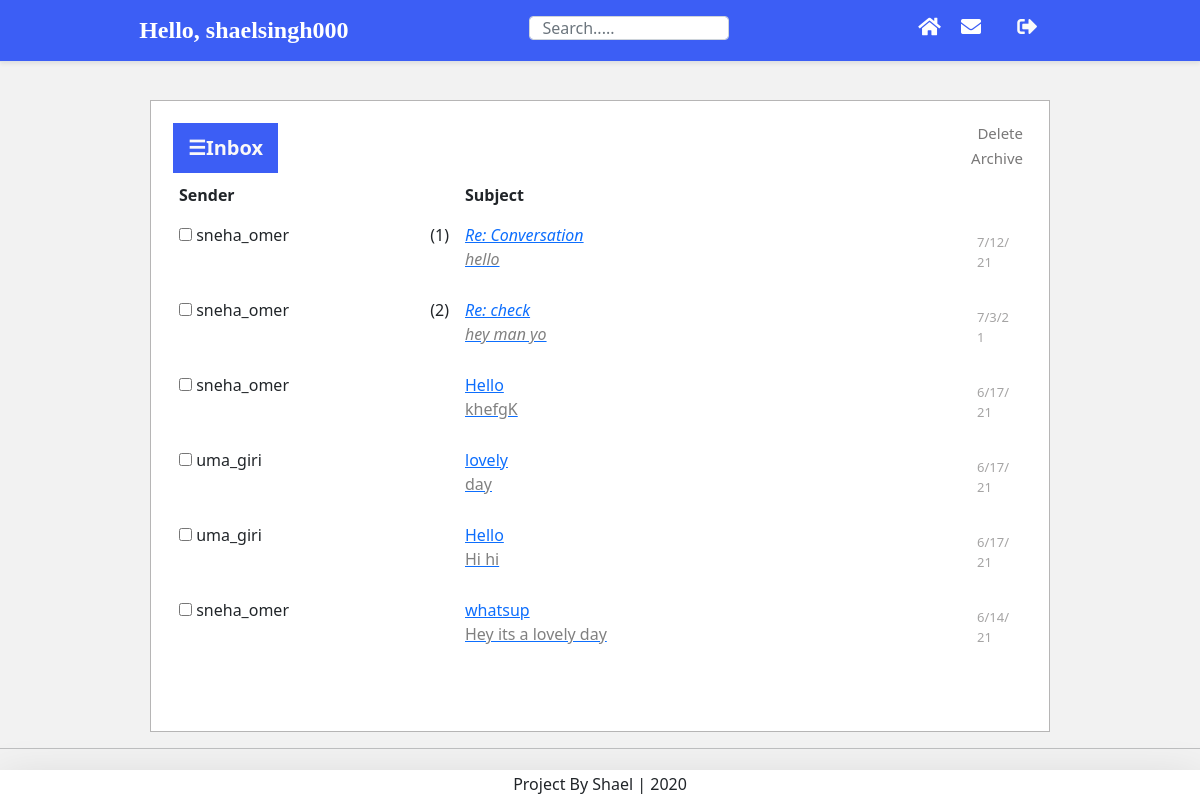
Page /messages/inbox/ (signed in) on the earlier database version.
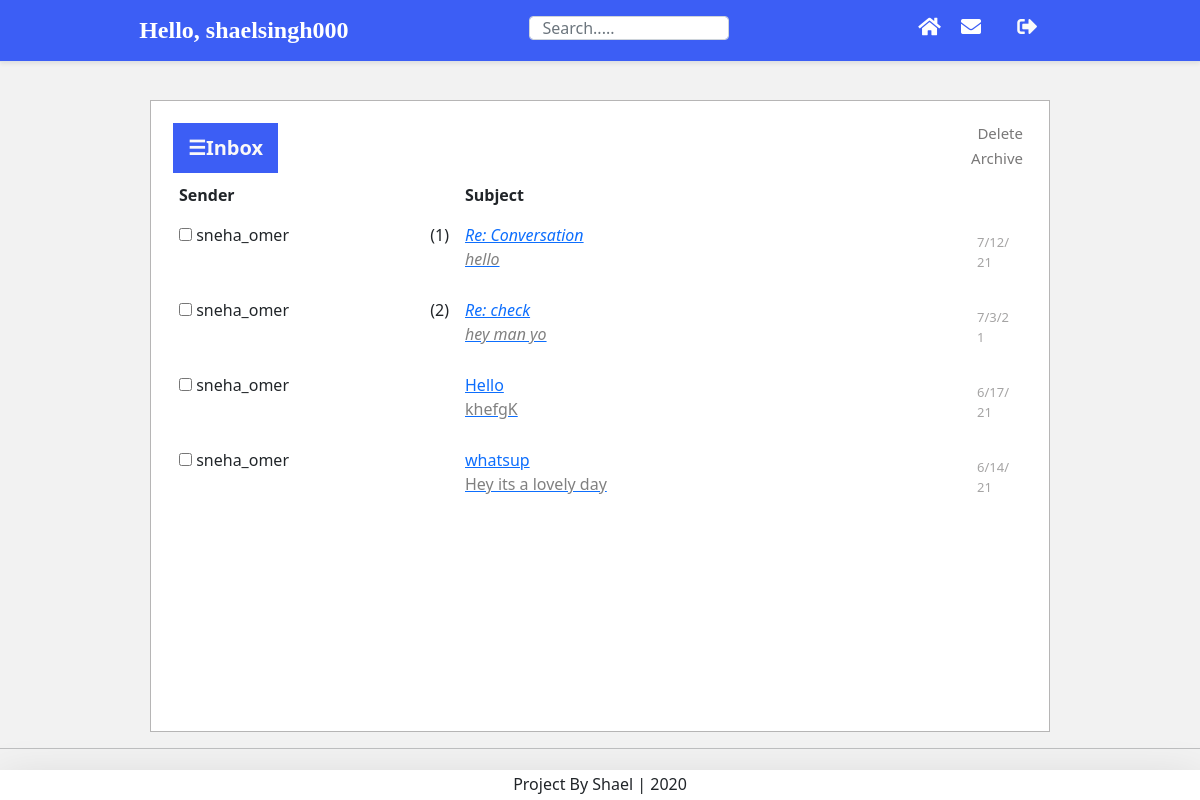
Same page on the later database version.
### postman/models.py (models this page shows, shortened)
class Message(models.Model):
    SUBJECT_MAX_LENGTH = 120
    subject = models.CharField(_("subject"), max_length=SUBJECT_MAX_LENGTH,default="Conversation")
    body = models.TextField(_("body"), blank=True)
    sender = models.ForeignKey(settings.AUTH_USER_MODEL, on_delete=models.CASCADE, related_name='sent_messages',
        null=True, blank=True, verbose_name=_("sender"))
    recipient = models.ForeignKey(settings.AUTH_USER_MODEL, on_delete=models.CASCADE, related_name='received_messages',
        null=True, blank=True, verbose_name=_("recipient"))
    email = models.EmailField(_("visitor"), blank=True)  # instead of either sender or recipient, for an AnonymousUser
    parent = models.ForeignKey('self', on_delete=models.CASCADE, related_name='next_messages',
        null=True, blank=True, verbose_name=_("parent message"))
    thread = models.ForeignKey('self', on_delete=models.CASCADE, related_name='child_messages',
        null=True, blank=True, verbose_name=_("root message"))
    sent_at = models.DateTimeField(_("sent at"), default=now)
    read_at = models.DateTimeField(_("read at"), null=True, blank=True)
    replied_at = models.DateTimeField(_("replied at"), null=True, blank=True)
    sender_archived = models.BooleanField(_("archived by sender"), default=False)
    recipient_archived = models.BooleanField(_("archived by recipient"), default=False)
    sender_deleted_at = models.DateTimeField(_("deleted by sender at"), null=True, blank=True)
    recipient_deleted_at = models.DateTimeField(_("deleted by recipient at"), null=True, blank=True)
    moderation_status = models.CharField(_("status"), max_length=1, choices=STATUS_CHOICES, default=STATUS_PENDING)
    moderation_by = models.ForeignKey(settings.AUTH_USER_MODEL, on_delete=models.CASCADE, related_name='moderated_messages',
        null=True, blank=True, verbose_name=_("moderator"))
    moderation_date = models.DateTimeField(_("moderated at"), null=True, blank=True)
    moderation_reason = models.CharField(_("rejection reason"), max_length=120, blank=True)
    objects = MessageManager()
    class Meta:
        verbose_name = _("message")
        verbose_name_plural = _("messages")
        ordering = ['-sent_at', '-id']
    @property
    def is_new(self):
        return self.read_at is None
    @property
    def is_replied(self):
        return self.replied_at is not None
    def admin_sender(self):
        """
        Return the sender either as a username or as a plain email.
        Designed for the Admin site.

        """
        if self.sender:
            return str(self.sender)
        else:
            return '<{0}>'.format(self.email)
    admin_sender.short_description = _("sender")
    admin_sender.admin_order_field = 'sender'
    clear_sender = property(admin_sender)
    @property
    def obfuscated_sender(self):
        if self.sender:
            return get_user_representation(self.sender)
        else:
            return self._obfuscated_email()
    def admin_recipient(self):
        """
        Return the recipient either as a username or as a plain email.
        Designed for the Admin site.

        """
        if self.recipient:
            return str(self.recipient)
        else:
            return '<{0}>'.format(self.email)
    admin_recipient.short_description = _("recipient")
    admin_recipient.admin_order_field = 'recipient'
    clear_recipient = property(admin_recipient)

### account/models.py (models this page shows, shortened)
class Account(AbstractBaseUser):
    email               = models.EmailField(verbose_name="email",max_length=60,unique=True)
    username            = models.CharField(max_length=30, unique=True)
    bio                 = models.TextField(max_length=500, default=" ")
    date_joined         = models.DateTimeField(verbose_name="date joined",  auto_now_add =True)
    date_joined         = models.DateTimeField(verbose_name="last login", auto_now_add = True)
    is_admin            = models.BooleanField(default=False)
    is_active           = models.BooleanField(default=True)
    is_staff            = models.BooleanField(default=False)
    is_superuser        = models.BooleanField(default=False)
    objects = MyAccountManager()
    USERNAME_FIELD = 'email'
    REQUIRED_FIELDS = ['username']
    def __str__(self):
        return self.email

### postman/views.py (the view)
class InboxView(FolderMixin, TemplateView):
    folder_name = 'inbox'
    view_name = 'inbox'
    template_name = 'postman/inbox.html'

### postman/models.py (called while the page is built)
def get_order_by(query_dict):
    if ORDER_BY_KEY in query_dict:
        code = query_dict[ORDER_BY_KEY]  # code may be uppercase or lowercase
        order_by_field = ORDER_BY_FIELDS.get(code.lower())
        if order_by_field:
            if code.isupper():
                order_by_field = '-' + order_by_field
            return order_by_field

def get_user_representation(user):
    show_user_as = getattr(settings, 'POSTMAN_SHOW_USER_AS', None)
    if isinstance(show_user_as, str):
        if '.' in show_user_as:
            mod_path, _, attr_name = show_user_as.rpartition('.')
            try:
                return force_str(getattr(import_module(mod_path), attr_name)(user))
            except:  # ImportError, AttributeError, TypeError (not callable)
                pass
        else:
            attr = getattr(user, show_user_as, None)
            if callable(attr):
                attr = attr()
            if attr:
                return force_str(attr)
    elif callable(show_user_as):
        try:
            return force_str(show_user_as(user))
        except:
            pass
    return force_str(user)  # default value, or in case of empty attribute or exception

### postman/templates/postman/inbox.html (shortened to what this page needs)
{% extends "postman/base_folder.html" %}
{% load i18n %}

### postman/templates/postman/base_folder.html (shortened to what this page needs)
{% extends "postman/base.html" %}
{% load i18n postman_tags %}{% load pagination_tags %}
{% block content %}
{% load avatar_tags %}
<div id="main">
   <button class="openbtn" onclick="openNav()">&#9776;Inbox</button>
<div class="tab2">
   <form action="{% block pm_form_action %}{% endblock %}" method="post">{% csrf_token %}
    {% block pm_form_buttons %}<span id="pm_buttons">
    {% block pm_delete_button %}<button type="submit" class="pm_btn pm_btn-delete" onclick="this.form.action='{% url 'postman:delete' %}'">{% trans "Delete" %}</button>{% endblock %}
    {% block pm_archive_button %}<button type="submit" class="pm_btn pm_btn-archive" onclick="this.form.action='{% url 'postman:archive' %}'">{% trans "Archive" %}</button>{% endblock %}
    </span>{% endblock %}
</div>
{% if invalid_page %}
<p>{% trans "Sorry, this page number is invalid." %}</p>
{% else %}
{% if pm_messages %}
<table id="pm_messages" class="table table-borderless">
 <thead>
  <tr>
      <th>{% trans "Sender" %}</th>
      <th>{% trans "Subject" %}</th>
  </tr>
</thead>
<tbody>
   {% for message in pm_messages %}
   <tr>
      <td><span>
          <input type="checkbox" {% if by_conversation and message.thread_id %}name="tpks" value="{{ message.thread_id }}"{% else %}name="pks" value="{{ message.pk }}"{% endif %}>
       {{ message.obfuscated_sender }}</span><span style="float: right;">{% if message.count %}({{ message.count }}){% endif %}</span></td>
      <td style="overflow: hidden;">{% if message.is_new %}<strong>{% endif %}{% if message.is_replied %}<em>{% endif %}
      {% block pm_subject %}
         <a href="{% if by_conversation and message.thread_id %}{% url 'postman:view_conversation' message.thread_id %}{% else %}{% url 'postman:view' message.pk %}{% endif %}?next={{ current_url|urlencode }}">
         {% include "postman/inc_subject_ex.html" %}</a>
      {% endblock %}
   {% if message.is_replied %}</em>{% endif %}
   {% if message.is_new %}</strong>{% endif %}</td>
   <td style="width: 50px;" class="pm_date">{{ message.sent_at|compact_date:_("g:i A,M j,n/j/y") }}</td>
  </tr>
  {% endfor %}
</tbody>
</table>
{% else %}
<p>{% trans "No messages." %}</p>
{% endif %}
{% endif %}
</div>
</div>
{% endblock content %}

### postman/templates/postman/inc_subject_ex.html (shortened to what this page needs)
{% load postman_tags %}{% with message.subject|truncatewords:5 as truncated_subject %}{{ truncated_subject }}
{% with truncated_subject|wordcount as subject_wc %}{% with 12|sub:subject_wc as wc %}{% if message.body and wc > 0 %} <br><span style="color: grey">{{ message.body|truncatewords:wc }}</span>{% endif %}{% endwith %}{% endwith %}{% endwith %}

Differences in the rows shown:
removed Message: obfuscated_sender "uma_giri", subject "lovely", body "day", sent_at|compact_date "6/17/21"
removed Message: obfuscated_sender "uma_giri", subject "Hello", body "Hi hi", sent_at|compact_date "6/17/21"
